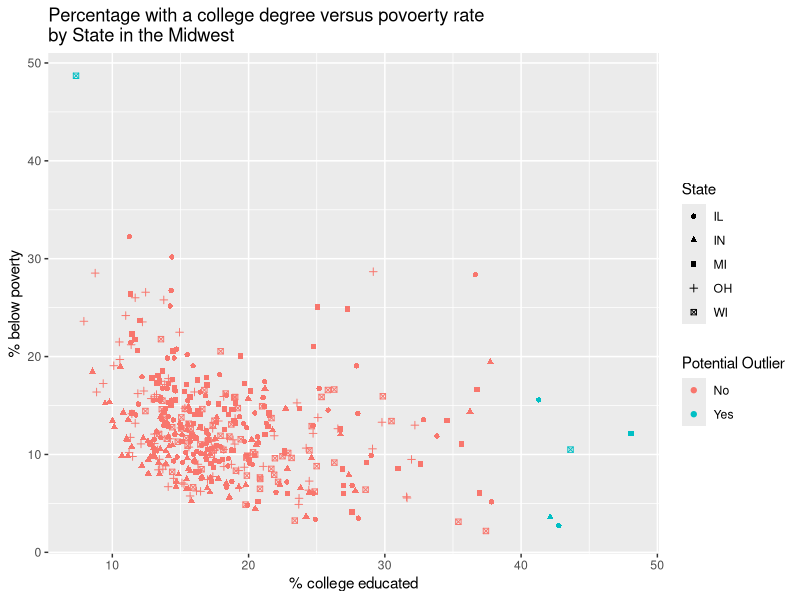

Generate this figure with R:
## ---- chunk 1
#| eval: true
#| message: false

library(tidyverse)
## ---- chunk 2

library(dplyr)

state_count <- midwest |> 
  group_by(state) |> 
  summarize(county_numbers = n()) |> 
  arrange(desc(county_numbers))
print("Number of counties in each state in descending order of number of counties")
print(state_count)

highest <- midwest |> 
  group_by(state) |> 
  summarize(county_numbers = n()) |> 
  ungroup() |> 
  slice_max(county_numbers, n = 1)
print("Highest number of counties")
print(highest)

lowest <- midwest |> 
  group_by(state) |> 
  summarize(county_numbers = n()) |> 
  ungroup() |> 
  slice_min(county_numbers, n = 1)
print("Lowest number of counties")
print(lowest)

## ---- chunk 3
midwest |>
  group_by(county) |>
  summarise(county_repeat = n_distinct(state)) |>
  filter(county_repeat == max(county_repeat)) |>
  select(county, county_repeat)
## ---- chunk 4
#a
midwest |>
    filter(popdensity > 25000) |>
    arrange(desc(popdensity)) |>
    select(county, state, popdensity, poptotal, area)
#b
midwest |>
    filter(popdensity == max(popdensity)) |>
    select(county,state, popdensity, poptotal, area)
## ---- chunk 5
midwest |>
  summarize(
      median_density = median(popdensity),
      lower_quartile = quantile(popdensity, 0.25),
      upper_quartile = quantile(popdensity, 0.75)
  )
## ---- chunk 6
midwest |>
  mutate(metro = if_else(inmetro == 1, "Yes", "No")) |>
  group_by(state) |>
  summarize(portion_urban = mean(metro == "Yes"),
            portion_not_urban = mean(metro == "No"))
## ---- chunk 7
#a
midwest |>
  select(county, state, percbelowpoverty, percollege) |>
  filter(percbelowpoverty > 45, percbelowpoverty < 50, percollege < 10)

#b
midwest |>
  select(county, state, percbelowpoverty, percollege) |>
  filter(percollege > 40)

#c
midwest |>
    select(county, state, percbelowpoverty, percollege) |>
    filter(
      (percbelowpoverty > 45 & percbelowpoverty < 50 & percollege < 10) |
        (percollege > 40)
    )

#d
midwest_mutated <- midwest |> #needed for part e
  mutate(potential_outlier = if_else(
    (percbelowpoverty > 45 & percbelowpoverty < 50 & percollege < 10) |
        (percollege > 40), "Yes", "No"
  ))|>
  select(county, state, percbelowpoverty, percollege, potential_outlier) |>
  arrange(potential_outlier)

#e
ggplot(midwest_mutated, aes(x=percollege, y=percbelowpoverty, colour=potential_outlier, shape=state)) + geom_point() +
  labs(
    title= "Percentage with a college degree versus povoerty rate\nby State in the Midwest",
    x= "% college educated",
    y= "% below poverty",
    colour= "Potential Outlier",
    shape= "State"

  )
## ---- chunk 8
#a
state_population <- midwest |>
  group_by(state) |>
  summarize(total_population = sum(poptotal)) |>
  arrange(desc(total_population))

#b
state_population |>
  mutate(population_proportion = total_population / sum(total_population)) |>
  arrange(desc(population_proportion))

## ---- chunk 9
state_poverty <- midwest |>
  group_by(state) |>
  summarize(mean_percbelowpoverty = mean(percbelowpoverty))
state_poverty

state_poverty |>
  arrange(mean_percbelowpoverty)
